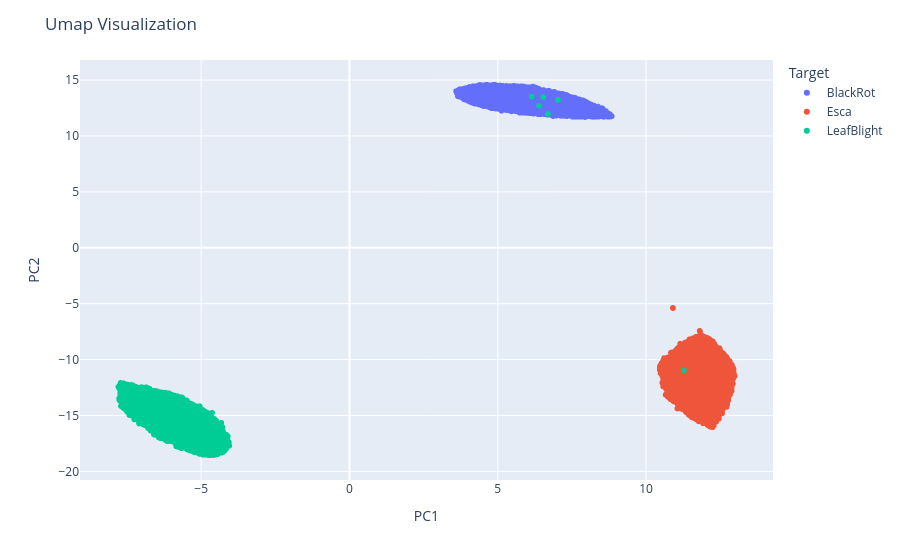

The code cell stored with this chart in its notebook:
### Code cell
import plotly.express as px
import pandas as pd

label_decoded_list = [classes[l] for l in label_list] 

# Create a Pandas DataFrame for Plotly
umap_df = pd.DataFrame(data=data_umap, columns=['x', 'y'])
umap_df['Target'] = pd.Series(label_decoded_list)  # Add your target variable (e.g., class labels)
umap_df['Path'] = path_list

umap_df.to_csv("umap200.csv")

# Create a scatter plot with Plotly
fig = px.scatter(umap_df, x='x', y='y', color='Target')
fig.update_layout(title='Umap Visualization',
                 xaxis_title='PC1',
                 yaxis_title='PC2')

### Figure 1 — Plotly figure (JSON) as saved in the notebook; plotly's stock layout.template omitted (floating-point values rounded to 4 significant figures; data arrays with more than 128 entries replaced by an {"elided": "..."} marker saying what was removed)
{"data": [{"hovertemplate": "Target=BlackRot<br>x=%{x}<br>y=%{y}<extra></extra>", "legendgroup": "BlackRot", "marker": {"color": "#636efa", "symbol": "circle"}, "mode": "markers", "name": "BlackRot", "showlegend": true, "type": "scattergl", "x": {"elided": "21603 float values"}, "xaxis": "x", "y": {"elided": "21603 float values"}, "yaxis": "y"}, {"hovertemplate": "Target=Esca<br>x=%{x}<br>y=%{y}<extra></extra>", "legendgroup": "Esca", "marker": {"color": "#EF553B", "symbol": "circle"}, "mode": "markers", "name": "Esca", "showlegend": true, "type": "scattergl", "x": {"elided": "29589 float values"}, "xaxis": "x", "y": {"elided": "29589 float values"}, "yaxis": "y"}, {"hovertemplate": "Target=LeafBlight<br>x=%{x}<br>y=%{y}<extra></extra>", "legendgroup": "LeafBlight", "marker": {"color": "#00cc96", "symbol": "circle"}, "mode": "markers", "name": "LeafBlight", "showlegend": true, "type": "scattergl", "x": {"elided": "33524 float values"}, "xaxis": "x", "y": {"elided": "33524 float values"}, "yaxis": "y"}], "layout": {"legend": {"title": {"text": "Target"}, "tracegroupgap": 0}, "margin": {"t": 60}, "title": {"text": "Umap Visualization"}, "xaxis": {"anchor": "y", "domain": [0, 1], "title": {"text": "PC1"}}, "yaxis": {"anchor": "x", "domain": [0, 1], "title": {"text": "PC2"}}}}
